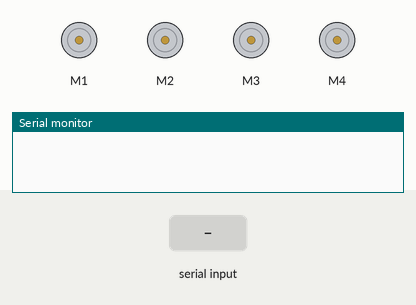
Simulated run of this sketch. Board: Arduino Uno, built with avr-gcc and run on an emulated ATmega328P. On the bench: 4 × DC motor (green arrow = forward, orange = backward, longer = faster), the last lines printed to the serial monitor. The inputs (shaded band) are chosen by the test bench.

Above: at 1.2 s.
1.3 s: "F" received over the second serial link
At 1.8 s:
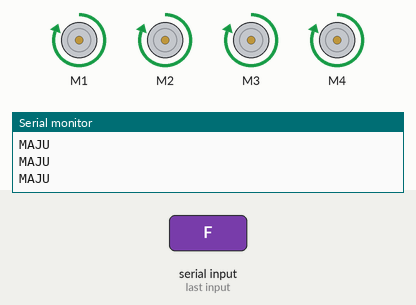
2.8 s: "B" received over the second serial link
At 3.5 s:
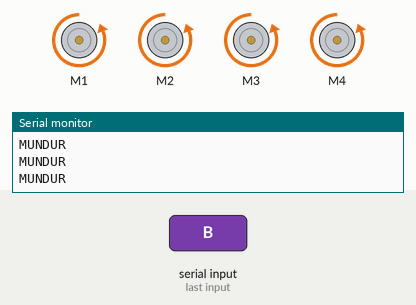
4.3 s: "L" received over the second serial link
At 4.7 s:
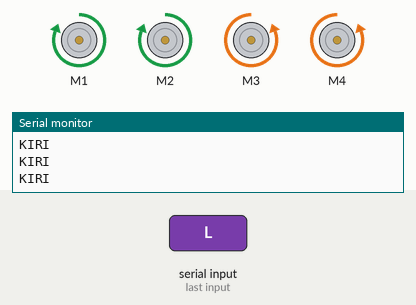
5.8 s: "R" received over the second serial link
At 6.9 s:
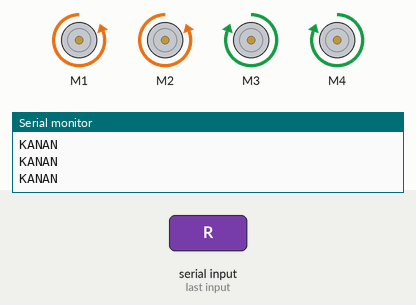
Timing chart, 0 to 8.3 s (numbered marks = the images above; inputs shaded):
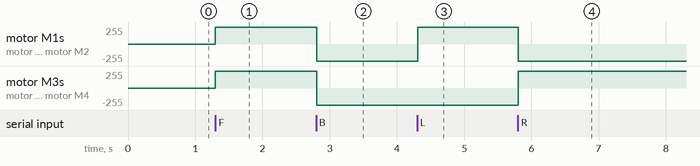

The sketch:

motor_shield.ino
```cpp
#include <AFMotor.h>
#include <SoftwareSerial.h>

SoftwareSerial serial (9, 10);

AF_DCMotor motor1(1);
AF_DCMotor motor2(2);
AF_DCMotor motor3(3);
AF_DCMotor motor4(4);

int kec = 255;
String input, data;
int int1;
char c[5];

void setup() {
  Serial.begin(9600);
  serial.begin(9600);

  motor1.setSpeed(kec);
  motor2.setSpeed(kec);
  motor3.setSpeed(kec);
  motor4.setSpeed(kec);
}

void loop() {
  komunikasi();

  switch (int1)
  {
    case 'F':
      forward();
      break;
    case 'B':
      backward();
      break;
    case 'L':
      left();
      break;
    case 'R':
      right();
      break;
    case 'S':
      rest();
      break;
  }
}

void forward () {
  motor1.run(FORWARD);
  motor2.run(FORWARD);
  motor3.run(FORWARD);
  motor4.run(FORWARD);
  Serial.println("MAJU");
}

void backward () {

  motor1.run(BACKWARD);
  motor2.run(BACKWARD);
  motor3.run(BACKWARD);
  motor4.run(BACKWARD);
  Serial.println("MUNDUR");
}

void right() {
  motor1.run(BACKWARD);
  motor2.run(BACKWARD);
  motor3.run(FORWARD);
  motor4.run(FORWARD);
  Serial.println("KANAN");
}

void left() {
  motor1.run(FORWARD);
  motor2.run(FORWARD);
  motor3.run(BACKWARD);
  motor4.run(BACKWARD);
  Serial.println("KIRI");
}

void rest() {
  motor1.run(RELEASE);
  motor2.run(RELEASE);
  motor3.run(RELEASE);
  motor4.run(RELEASE);
  Serial.println("RELEASE");
}

void komunikasi () {
  if(serial.available())
   {
      //char c = serial.read();
      int1 = serial.read();
      Serial.println(int1);
      //Serial.println("Data Yang Masuk Dari Control = ", c);
   }
   /*int1 = (int)c;
   Serial.println(int1); */
}
```

Measured:
- after the input at 1.3 s, motor M1–4: stopped → forward 255/255 at once
- after the input at 2.8 s, motor M1–4: forward 255/255 → backward 255/255 at once
- after the input at 4.3 s, motor M1, motor M2: backward 255/255 → forward 255/255 at once
- after the input at 5.8 s, motor M1, motor M2: forward 255/255 → backward 255/255 at once; motor M3, motor M4: backward 255/255 → forward 255/255 at once
